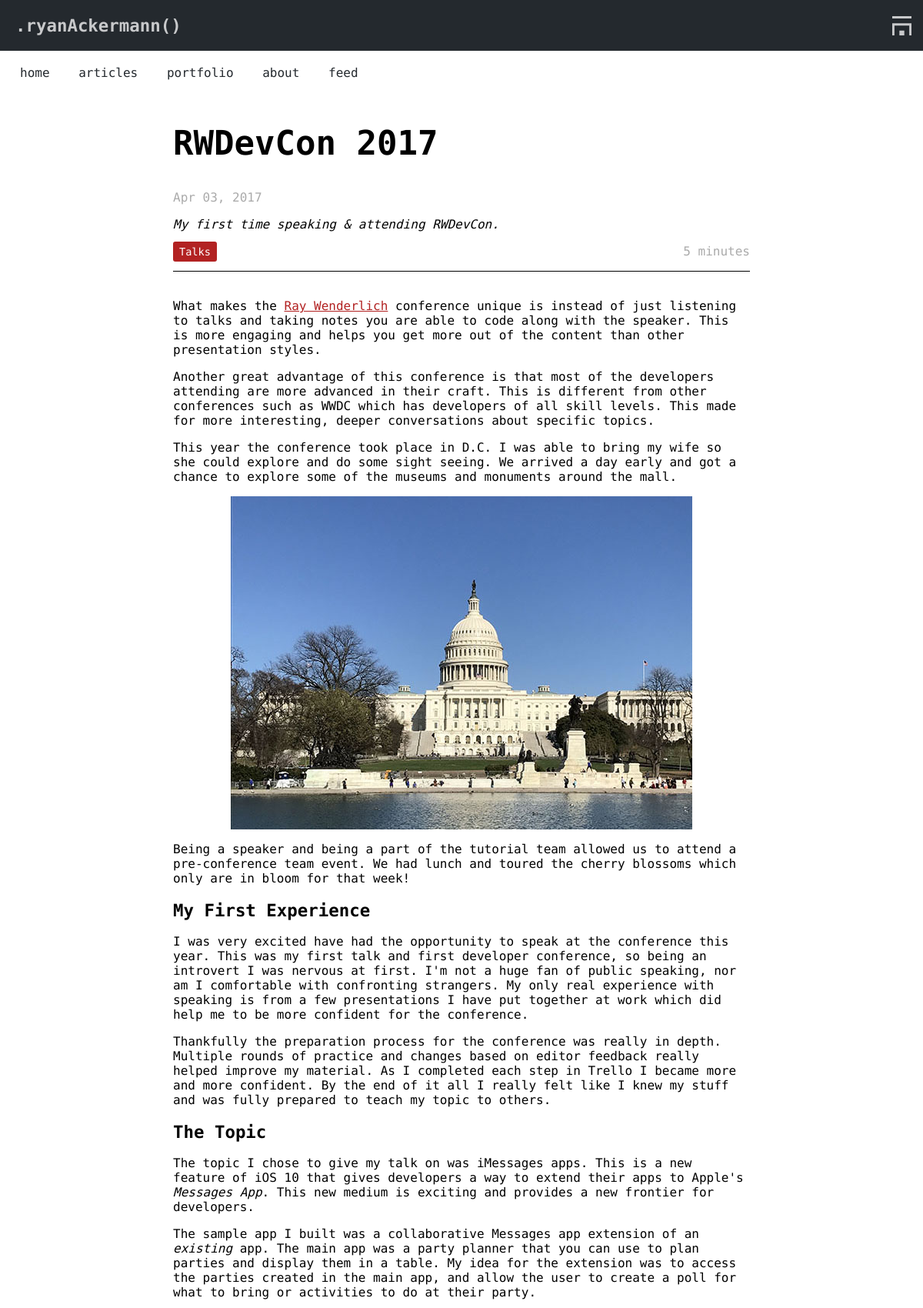
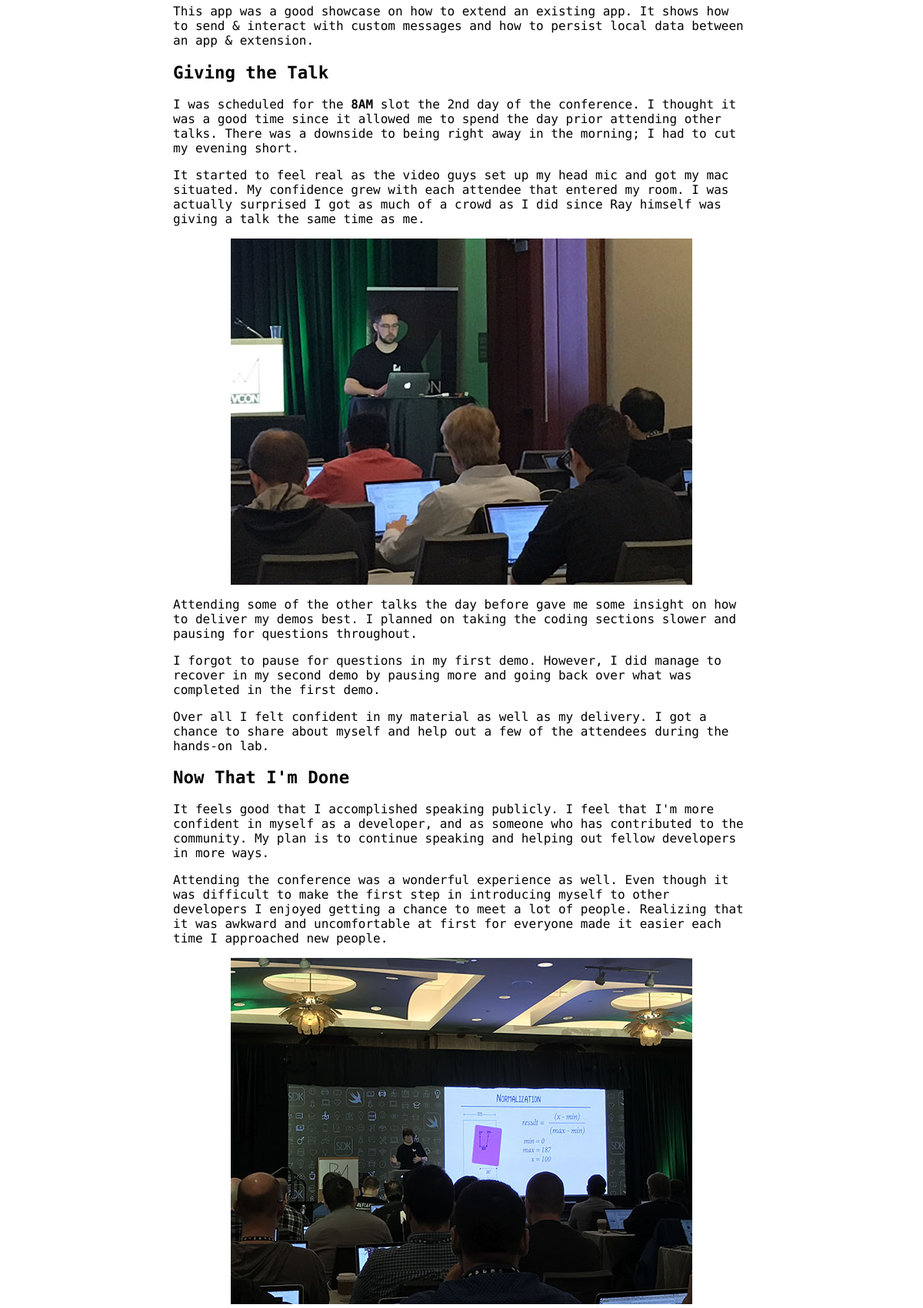
The page /posts/rwdevcon-2017 (upper part) on the database its author committed (2 pictures, top to bottom).
### app/models.py (models this page shows, shortened)
class Post(db.Model):
    id = db.Column(db.Integer, primary_key = True)
    title = db.Column(db.String)
    description = db.Column(db.String)
    content = db.Column(db.String)
    slug = db.Column(db.String)
    timestamp = db.Column(db.DateTime)
    draft = db.Column(db.Boolean, default=True)
    category_id = db.Column(db.Integer, db.ForeignKey('category.id'))
    category = db.relationship('Category', backref=db.backref('posts', lazy='dynamic'))

class Category(db.Model):
    id = db.Column(db.Integer, primary_key=True)
    name = db.Column(db.String(50))

### app/views.py (the view)
@app.route('/posts/<slug>')
def post_view(slug):
	post = Post.query.filter_by(slug=slug).first()
	word_count = len(post.content.split())
	dur = int(math.ceil(word_count / 200))
	if dur < 3:
		dur = None
	return render_template('view_post.html', title=post.title, post=post, dur=dur, auth=has_auth(), current='home')

### app/__init__.py (called while the page is built)
@app.template_filter('prettytime')
def prettytime(date):
    return date.strftime("%b %d, %Y")

### app/views.py (called while the page is built)
def has_auth():
	return 'username' in session

### app/templates/view_post.html (shortened to what this page needs)
{% extends "base.html" %}
{% block stylesheet %}
	<link rel="stylesheet" type="text/css" href="/static/stylesheets/post.css">
	<link rel="stylesheet" type="text/css" href="/static/stylesheets/github.css">
{% endblock %}
{% block content %}
	<article style="{% if post.draft %}background-color: #f8f8f8;{% endif %}">
		<h1 id="title">{{ post.title }}</h1>
		<p id="timestamp">{{ post.timestamp|prettytime }}</p>
		<p><em>{{ post.description }}</em></p>
		<div id="catDur">
			<span id="category">{{ post.category.name }}</span>
			{% if dur %}
				<span id="duration">{{ dur }} minutes</span>
			{% endif %}
		</div>
		<p>{{ post.content|markdown }}</p>
	</article>
{% endblock %}

### app/static/stylesheets/primary.css (style rules this page uses)
:root { --border-color: #CCC; --better-black: #24292E; --better-white: #C8C9CB; --main-color: firebrick; --main-hover-color: #C4191C; --main-background: linear-gradient(90deg, #2E94B9 0%, #27b1b1 100%); }
body { font-family: 'Fira Mono', monospace; background: #FFF; text-align: left; margin: 0; }
body h1 { font-size: 1.6em; }
body h2 { font-size: 1.4em; }
body article { width: 85%; margin: 0 auto; max-width: 750px; }
body article a { color: var(--main-color); }

### app/static/stylesheets/post.css (style rules this page uses)
article img { height: auto; max-width: 100%; display: block; margin-left: auto; margin-right: auto; }
h1#title { font-size: 2.75em; }
#timestamp { color: #aaa; }
#catDur { margin-bottom: 35px; padding-bottom: 16px; border-bottom: 1px solid black; }
#category { color: white; display: inline; font-size: 0.85em; padding: 5px 8px; background-color: var(--main-color); border-radius: 3px; }
#duration { color: #aaa; float: right; display: inline; }

### rows shown on the page
Post: title "RWDevCon 2017", timestamp|prettytime "Apr 03, 2017", description "My first time speaking & attending RWDevCon.", content "What makes the Ray Wenderlich conference unique is instead of just listening to talks and taking notes you are able to code along with the speaker. This is more engaging and helps you get more out of the content than other presentation styles. Another great advantage of this conference is that most of the developers attending are more advanced in their craft. This is different from other conferences such as WWDC which has developers of all skill levels. This made for more interesting, deeper conversations about specific topics. This year the conference took place in D.C. I was able to bring my wife so she could explore and do some sight seeing. We arrived a day early and got a chance to…", content (picture)
Category: category.name "Talks"

### other values the page prints
{{ dur }} "5"
